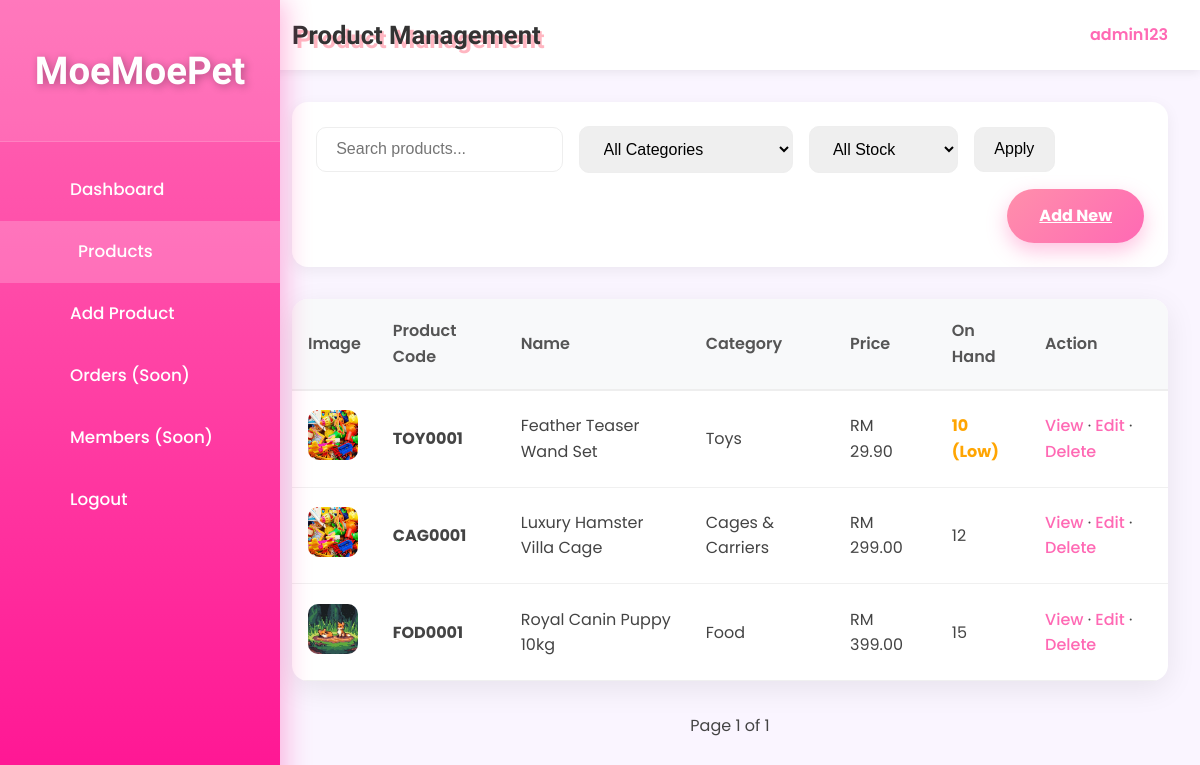
/admin/product_list.php (signed in), run on the app's committed database.
### tables this page shows
CREATE TABLE `product` (
  `product_id` int(11) NOT NULL,
  `product_code` varchar(20) NOT NULL,
  `product_name` varchar(200) NOT NULL,
  `description` text DEFAULT NULL,
  `price` decimal(10,2) NOT NULL,
  `stock_quantity` int(11) DEFAULT 0,
  `category_id` int(11) NOT NULL,
  `is_active` tinyint(1) DEFAULT 1,
  `created_at` datetime DEFAULT current_timestamp(),
  `updated_at` datetime DEFAULT current_timestamp() ON UPDATE current_timestamp(),
  `photo_name` varchar(255) NOT NULL
);

CREATE TABLE `category` (
  `category_id` int(11) NOT NULL,
  `category_code` varchar(10) NOT NULL,
  `category_name` varchar(100) NOT NULL,
  `description` text DEFAULT NULL,
  `created_at` datetime DEFAULT current_timestamp()
);

### _base.php (called while the page is built, shortened)
<?php
function encode($value) {
    return htmlentities($value);
}

### admin/product_list.php (the view, shortened to what this page needs)
<?php
require '../_base.php';
$page = max(1, (int)($_GET['page'] ?? 1));
$limit = (int)($_GET['limit'] ?? 10);
$offset = ($page - 1) * $limit;
$search = trim($_GET['search'] ?? '');
$stock_status = $_GET['stock_status'] ?? 'all';
$where = "WHERE p.is_active = 1";
$params = [];
$count_stmt = $_db->prepare("SELECT COUNT(*) FROM product p $where");
$count_stmt->execute($params);
$total = $count_stmt->fetchColumn();
$total_pages = max(1, ceil($total / $limit));
$sql = "SELECT p.*, c.category_name, c.category_code
        FROM product p
        JOIN category c ON p.category_id = c.category_id
        $where
        ORDER BY p.created_at DESC
        LIMIT $limit OFFSET $offset";
$stmt = $_db->prepare($sql);
$stmt->execute($params);
$products = $stmt->fetchAll();
?>
<!DOCTYPE html>
<html lang="en">
<head>
    <link rel="stylesheet" href="/css/app.css">
</head>
<body>
<div class="admin-layout">
    <aside class="admin-sidebar">
        <div class="logo">
            <h2>MoeMoePet</h2>
        </div>
        <ul>
            <li><a href="../admin.php"><i class="fas fa-tachometer-alt"></i> <span>Dashboard</span></a></li>
            <li><a href="product_list.php" class="active"><i class="fas fa-box"></i> <span>Products</span></a></li>
            <li><a href="product_add.php"><i class="fas fa-plus-circle"></i> <span>Add Product</span></a></li>
            <li><a href="#"><i class="fas fa-shopping-cart"></i> <span>Orders (Soon)</span></a></li>
            <li><a href="#"><i class="fas fa-users"></i> <span>Members (Soon)</span></a></li>
            <li><a href="/logout.php"><i class="fas fa-sign-out-alt"></i> <span>Logout</span></a></li>
        </ul>
    </aside>
    <main class="admin-main">
        <header class="admin-header">
            <h1>Product Management</h1>
            <div class="admin-user">
                <span><?= encode($_SESSION['user']) ?></span>
            </div>
        </header>
        <div class="toolbar">
            <input type="text" name="search" placeholder="Search products..." value="<?= encode($search) ?>">
            <select name="category">
                <option value="">All Categories</option>
            </select>
            <select name="stock_status">
                <option value="all" <?= $stock_status === 'all' ? 'selected' : '' ?>>All Stock</option>
            </select>
            <button onclick="applyFilters()">Apply</button>
            <a href="product_add.php" class="btn-add">Add New</a>
        </div>
        <div class="table-card">
            <table>
                <thead>
                    <tr>
                        <th>Image</th>
                        <th>Product Code</th>
                        <th>Name</th>
                        <th>Category</th>
                        <th>Price</th>
                        <th>On Hand</th>
                        <th>Action</th>
                    </tr>
                </thead>
                <tbody>
                    <?php foreach ($products as $p): ?>
                    <tr>
                        <td>
                            <?php if ($p->photo_name): ?>
                                <img src="../admin/uploads/products/<?= encode($p->photo_name) ?>" class="photo_name" alt="photo_name" style="width:50px;height:50px;object-fit:cover;border-radius:10px;">
                            <?php else: ?>
                                <div style="width:50px;height:50px;background:#f0f0f0;border-radius:10px;"></div>
                            <?php endif; ?>
                        </td>
                        <td><strong><?= encode($p->product_code) ?></strong></td>
                        <td><?= encode($p->product_name) ?></td>
                        <td><?= encode($p->category_name) ?></td>
                        <td>RM <?= number_format($p->price, 2) ?></td>
                        <td class="<?= $p->stock_quantity == 0 ? 'out-stock' : ($p->stock_quantity <= 10 ? 'low-stock' : '') ?>">
                            <?= $p->stock_quantity ?>
                            <?php if ($p->stock_quantity <= 10): ?>
                                (<?= $p->stock_quantity == 0 ? 'Out' : 'Low' ?>)
                            <?php endif; ?>
                        <td class="action-links">
                            <a href="product_view.php?id=<?= $p->product_id ?>"
                            class="text-pink-500 hover:text-pink-700 hover:underline font-medium transition">
                            View
                        </a>
                        <span class="text-pink-300 mx-3">·</span>
                        <a href="product_edit.php?id=<?= $p->product_id ?>"
                            class="text-pink-500 hover:text-pink-700 hover:underline font-medium transition">
                            Edit
                        </a>
                        <span class="text-pink-300 mx-3">·</span>
                        <form method="post" action="product_delete.php" style="display:inline;"
                            onsubmit="return confirm('Are you sure you want to delete it completely?「<?= encode($p->product_name) ?>」？\n\nThis operation cannot be undone!');">
                            <button type="submit" class="delete-link">
                                Delete
                            </button>
                        </form>
                        </td>
                    </tr>
                    <?php endforeach; ?>
                </tbody>
            </table>
        </div>
        <div class="pagination">
            <span>Page <?= $page ?> of <?= $total_pages ?></span>
        </div>
    </main>
</div>
</body>
</html>

### css/app.css (style rules this page uses)
* { margin: 0; padding: 0; box-sizing: border-box; }
body { font-family: 'Poppins', sans-serif; background: linear-gradient(135deg, #fff5f9 0%, #ffeef8 100%); color: #444; line-height: 1.6; min-height: 100vh; }
header { background: linear-gradient(135deg, #ff8fab, #ff99cc); padding: 1.5rem 0; text-align: center; box-shadow: 0 4px 15px rgba(255, 105, 180, 0.2); }
main { max-width: 1200px; margin: 2rem auto; padding: 0 1rem; }
.admin-header { text-align: center; margin-bottom: 3rem; }
.admin-header h1 { font-family: 'Kalam', cursive; font-size: 4rem; color: #ff1493; text-shadow: 4px 4px 0px #ffb6c1; margin-bottom: 0.5rem; }
.admin-layout { display: flex; min-height: 100vh; background: #faf5ff; }
.admin-sidebar { width: 280px; background: linear-gradient(180deg, #ff69b4 0%, #ff1493 100%); color: white; position: fixed; height: 100%; left: 0; top: 0; box-shadow: 5px 0 25px rgba(255, 20, 147, 0.3); z-index: 1000; }
.admin-sidebar .logo { padding: 2.5rem 1.5rem; text-align: center; border-bottom: 1px solid rgba(255,255,255,0.15); background: rgba(255,255,255,0.1); }
.admin-sidebar .logo h2 { font-family: 'Kalam', cursive; font-size: 2.4rem; margin: 0; color: white; text-shadow: 2px 2px 8px rgba(0,0,0,0.3); }
.admin-sidebar ul { list-style: none; padding: 1rem 0; }
.admin-sidebar a { display: flex; align-items: center; padding: 1.1rem 2rem; color: white; text-decoration: none; transition: all 0.3s; font-weight: 500; font-size: 1.05rem; }
.admin-sidebar a:hover, .admin-sidebar a.active { background: rgba(255,255,255,0.2); padding-left: 2.5rem; }
.admin-header { height: 70px; background: white; box-shadow: 0 2px 10px rgba(0,0,0,0.08); display: flex; align-items: center; justify-content: space-between; padding: 0 2rem; position: fixed; top: 0; left: 260px; right: 0; z-index: 900; }
.admin-header h1 { font-size: 1.6rem; color: #333; margin: 0; }
.admin-user { display: flex; align-items: center; gap: 12px; color: #ff69b4; font-weight: 600; }
.admin-main { margin-left: 260px; margin-top: 70px; padding: 2rem; width: calc(100% - 260px); }
.toolbar { background: white; padding: 1.5rem; border-radius: 16px; box-shadow: 0 4px 15px rgba(0,0,0,0.06); display: flex; align-items: center; gap: 1rem; flex-wrap: wrap; margin-bottom: 2rem; }
.toolbar select, .toolbar input, .toolbar button { padding: 0.8rem 1.2rem; border: 1px solid #eee; border-radius: 10px; font-size: 1rem; }
.toolbar .btn-add { background: linear-gradient(135deg, #ff8fab, #ff69b4); color: white; padding: 0.9rem 2rem; border: none; border-radius: 50px; font-weight: bold; box-shadow: 0 8px 20px rgba(255,105,180,0.4); transition: all 0.3s; margin-left: auto; white-space: nowrap; }
.table-card { background: white; border-radius: 16px; overflow: hidden; box-shadow: 0 8px 30px rgba(0,0,0,0.08); }
.table-card table { width: 100%; border-collapse: collapse; }
.table-card th { background: #f8f9fa; padding: 1.2rem 1rem; text-align: left; font-weight: 600; color: #555; border-bottom: 2px solid #eee; }
.table-card td { padding: 1.2rem 1rem; border-bottom: 1px solid #f0f0f0; vertical-align: middle; }
.table-card .action-links a { color: #ff69b4; text-decoration: none; margin-right: 12px; font-weight: 500; }
.low-stock { color: #ffa502; font-weight: bold; }
.pagination { display: flex; justify-content: center; align-items: center; gap: 1rem; margin-top: 2rem; font-size: 1rem; }
.action-links a, .action-links button.delete-link { color: #ff69b4 !important; font-weight: 500; text-decoration: none; transition: all 0.3s; background: none !important; border: none !important; padding: 0 !important; margin: 0 !important; font-size: inherit; font-family: inherit; cursor: pointer; }
.action-links button.delete-link { color: #ff69b4 !important; }
.low-stock { color: #ffa502 !important; font-weight: bold; }

### data on the page
product: photo_name (picture), product_code "TOY0001", product_name "Feather Teaser Wand Set", category.category_name "Toys", price "29.90", stock_quantity "10", shows "Low"
product: photo_name (picture), product_code "CAG0001", product_name "Luxury Hamster Villa Cage", category.category_name "Cages & Carriers", price "299.00", stock_quantity "12"
product: photo_name (picture), product_code "FOD0001", product_name "Royal Canin Puppy 10kg", category.category_name "Food", price "399.00", stock_quantity "15"

### other printed values
encode($_SESSION['user']) "admin123"
$page "1"
$total_pages "1"
